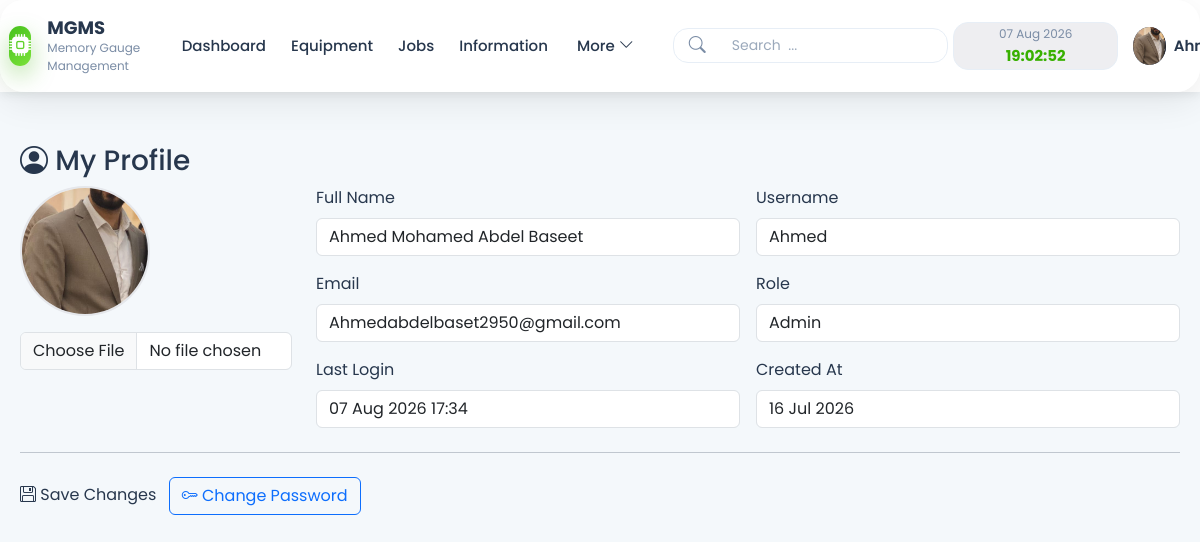
The page /users/profile (signed in) on the database its author committed.
### app/models/user.py (models this page shows, shortened)
class User(UserMixin, db.Model):
    __tablename__ = "users"
    id = db.Column(db.Integer, primary_key=True)
    username = db.Column(db.String(50), unique=True, nullable=False)
    full_name = db.Column(db.String(100), nullable=False)
    email = db.Column(db.String(120), unique=True, nullable=False)
    password_hash = db.Column(db.String(255), nullable=False)
    role = db.Column(
        db.String(20),
        nullable=False,
        default="user"
    )
    is_active = db.Column(
        db.Boolean,
        default=True
    )
    profile_image = db.Column(
        db.String(255),
        default="default.png"
    )
    last_login = db.Column(
        db.DateTime
    )
    created_at = db.Column(
        db.DateTime,
        default=datetime.utcnow
    )

### app/users/routes.py (the view, shortened to what this page needs)
@users_bp.route("/profile", methods=["GET", "POST"])
@login_required
def profile():
    form = ProfileForm()
    if request.method == "GET":
        form.full_name.data = current_user.full_name
        form.email.data = current_user.email
    return render_template(
        "users/profile.html",
        form=form
    )

### app/users/forms.py
class ProfileForm(FlaskForm):
    full_name = StringField(
        "Full Name",
        validators=[
            DataRequired(),
            Length(max=100)
        ]
    )
    email = StringField(
        "Email",
        validators=[
            DataRequired(),
            Email(),
            Length(max=120)
        ]
    )
    profile_image = FileField(
        "Profile Image",
        validators=[
            Optional(),
            FileAllowed(
                ["jpg", "jpeg", "png", "webp"],
                "Images only!"
            )
        ]
    )
    submit = SubmitField("Save Changes")

### app/templates/users/profile.html (shortened to what this page needs)
{% extends "base.html" %}
{% block css %}
<link rel="stylesheet"
      href="{{ url_for('static', filename='css/users.css') }}">
{% endblock %}
{% block content %}
<div class="users-page">
    <section class="equipment-section">
        <div class="section-header">
            <h3>
                <i class="bi bi-person-circle"></i>
                My Profile
            </h3>
        </div>
        <form
            method="POST"
            enctype="multipart/form-data">
            <div class="row g-4">
                <div class="col-lg-3 text-center">
                    {% if current_user.profile_image != "default.png" %}
                    <img
                        class="user-avatar"
                        style="width:130px;height:130px;"
                        src="{{ url_for('static',
                        filename='uploads/profiles/' ~ current_user.profile_image) }}">
                    {% else %}
                    <div
                        class="avatar-circle mx-auto"
                        style="width:130px;height:130px;font-size:48px;">
                        {{ current_user.full_name[0]|upper }}
                    </div>
                    {% endif %}
                    <div class="mt-3">
                        {{ form.profile_image(class="form-control") }}
                    </div>
                </div>
                <div class="col-lg-9">
                    <div class="row g-3">
                        <div class="col-md-6">
                            {{ form.full_name.label(class="form-label") }}
                            {{ form.full_name(class="form-control") }}
                        </div>
                        <div class="col-md-6">
                            <label class="form-label">
                                Username
                            </label>
                            <input
                                class="form-control"
                                value="{{ current_user.username }}"
                                readonly>
                        </div>
                        <div class="col-md-6">
                            {{ form.email.label(class="form-label") }}
                            {{ form.email(class="form-control") }}
                        </div>
                        <div class="col-md-6">
                            <label class="form-label">
                                Role
                            </label>
                            <input
                                class="form-control"
                                value="{{ current_user.role|capitalize }}"
                                readonly>
                        </div>
                        <div class="col-md-6">
                            <label class="form-label">
                                Last Login
                            </label>
                            <input
                                class="form-control"
                                value="{% if current_user.last_login %}{{ current_user.last_login.strftime('%d %b %Y %H:%M') }}{% endif %}"
                                readonly>
                        </div>
                        <div class="col-md-6">
                            <label class="form-label">
                                Created At
                            </label>
                            <input
                                class="form-control"
                                value="{{ current_user.created_at.strftime('%d %b %Y') }}"
                                readonly>
                        </div>
                    </div>
                </div>
            </div>
            <hr class="my-4">
            <button
                class="green-btn">
                <i class="bi bi-floppy"></i>
                Save Changes
            </button>
            <a
                href="{{ url_for('users.change_password') }}"
                class="btn btn-outline-primary ms-2">
                <i class="bi bi-key"></i>
                Change Password
            </a>
        </form>
    </section>
</div>
{% endblock %}

### app/templates/base.html (shortened to what this page needs)
<!DOCTYPE html>
<html lang="en">
<head>
    <link href="https://cdn.jsdelivr.net/npm/bootstrap@5.3.7/dist/css/bootstrap.min.css"
          rel="stylesheet">
    <link rel="stylesheet"
          href="https://cdn.jsdelivr.net/npm/bootstrap-icons@1.13.1/font/bootstrap-icons.min.css">
    <link rel="stylesheet"
          href="{{ url_for('static', filename='css/output.css') }}">
    <link rel="stylesheet"
          href="{{ url_for('static', filename='css/style.css') }}">
    {% block css %}
    {% endblock %}
</head>
<body
    class="{% if current_user.role == 'admin' %}admin-user{% endif %}"
    data-role="{{ current_user.role }}">
{% if current_user.is_authenticated %}
              <div style="background:red;color:white;padding:10px;">
                 </div>
<header class="top-navbar">
    <div class="navbar-container flex items-center justify-between px-6 py-3">
        <div class="logo-section flex items-center gap-3">
            <div class="logo-icon text-2xl text-green-600"><i class="bi bi-cpu-fill"></i></div>
            <div>
                <h3 class="font-bold text-lg leading-tight">MGMS</h3>
                <span class="text-[10px] text-gray-500 uppercase font-semibold">Memory Gauge Management</span>
            </div>
        </div>
<nav class="main-menu flex items-center gap-6">
    <a href="{{ url_for('dashboard.dashboard') }}"
       class="nav-item {% if request.endpoint == 'dashboard.dashboard' %}active{% endif %}">
        Dashboard
    </a>
    <a href="{{ url_for('equipment.equipment') }}"
       class="nav-item {% if request.endpoint == 'equipment.equipment' %}active{% endif %}">
        Equipment
    </a>
    <a href="{{ url_for('jobs.index') }}"
       class="nav-item {% if request.endpoint == 'jobs.index' %}active{% endif %}">
        Jobs
    </a>
    <a href="{{ url_for('information.index') }}"
       class="nav-item {% if request.endpoint == 'information.index' %}active{% endif %}">
        Information
    </a>
    <div class="more-menu relative group">
        <button class="more-btn nav-item flex items-center gap-1">
            More
            <i class="bi bi-chevron-down"></i>
        </button>
    </div>
</nav>
        <div class="navbar-right flex items-center gap-6">
    <div class="search-box position-relative">
        <i class="bi bi-search search-icon"></i>
        <input
            type="text"
            id="globalSearch"
            class="search-input"
            placeholder="Search  ...">
    </div>
            <div class="datetime-box text-xs text-gray-500 text-right">
                <div id="liveDate">15 Jul 2026</div>
                <div id="liveTime" class="font-bold text-green-600">10:45:25 AM</div>
            </div>
            <div class="user-menu relative group">
                <button class="user-btn flex items-center gap-2">
                   {% if current_user.profile_image != "default.png" %}
<img
    src="{{ url_for('static', filename='uploads/profiles/' ~ current_user.profile_image) }}"
    class="avatar">
{% else %}
<div class="avatar">
    {{ current_user.full_name[0]|upper }}
</div>
{% endif %}
                    <span class="user-name">
    {{ current_user.full_name.split()[0] }}
</span>
                </button>
            </div>
        </div>
    </div>
</header>
{% endif %}
<main class="{% if current_user.is_authenticated %}main-content{% endif %}">
    {% block content %}
    {% endblock %}
</main>
</body>
</html>

### app/static/css/style.css (style rules this page uses)
* { margin:0; padding:0; box-sizing:border-box; }
body { font-family:'Poppins',sans-serif; background:#07111F; color:white; }
:root { --primary:#38B000; --primary-dark:#2D8A00; --secondary:#2E7D32; --white:#FFFFFF; --bg:#F4F8FB; --text:#27374D; --text-light:#7A8CA5; --border:#E7EEF6; --glass:rgba(255,255,255,.72); --shadow: 0 12px 35px rgba(0,0,0,.08); --radius:18px; }
html { scroll-behavior:smooth; }
body { font-family:"Poppins",sans-serif; background:var(--bg); color:var(--text); overflow-x:hidden; }
.main-content { width:100%; padding:15px 20px; padding-top: 100px; }
.top-navbar { position: fixed; top: 0; left: 0; width: 100%; z-index: 1030; background: #fff; box-shadow: 0 2px 10px rgba(0,0,0,.08); }
.navbar-container { display:flex; align-items:center; justify-content:space-between; gap:25px; padding:12px 8px; background:rgba(255,255,255,.78); backdrop-filter:blur(20px); border-radius:24px; border:1px solid rgba(255,255,255,.6); box-shadow:0 10px 35px rgba(0,0,0,.08); }
.logo-section { display:flex; align-items:center; gap:15px; }
.logo-icon { width:40px; height:40px; border-radius:18px; background:linear-gradient( 135deg, #46C11B, #7BE23A ); display:flex; align-items:center; justify-content:center; color:white; font-size:22px; box-shadow: 0 10px 25px rgba(56,176,0,.35); }
.logo-section h3 { margin:0; font-size:18px; font-weight:700; }
.logo-section span { display:block; font-size:12px; color:var(--text-light); }
.main-menu { display:flex; align-items:center; justify-content:center; flex:1; gap:5px; white-space:nowrap; }
.main-menu a { text-decoration:none; color:var(--text); font-size:15px; font-weight:500; padding:8px 10px; border-radius:12px; transition:.30s; }
.navbar-right { display:flex; align-items:center; gap:5px; margin-right:30px; }
.search-box { width:200px; height:35px; display:flex; align-items:center; gap:12px; padding:0 18px; background:white; border:1px solid var(--border); border-radius:15px; transition:.30s; }
.search-box i { color:var(--text-light); font-size:17px; }
.search-box input { flex:1; border:none; outline:none; background:none; font-size:14px; color:var(--text); }
.search-box input::placeholder { color:#9BA9BB; }
.datetime-box { min-width:165px; text-align:center; padding:2px; border-radius:15px; background:rgb(238, 238, 241); border:1px solid var(--border); }
#liveDate { font-size:12px; color:var(--text-light); }
#liveTime { font-size:15px; font-weight:700; color:var(--primary); margin-top:2px; }
.avatar { width:36px; height:36px; border-radius:50%; object-fit:cover; background:#173B68; color:#fff; display:flex; align-items:center; justify-content:center; font-weight:600; overflow:hidden; }
.more-menu { position:relative; }
.more-btn { background:none; border:none; display:flex; align-items:center; gap:6px; font-size:15px; font-weight:500; color:var(--text); cursor:pointer; padding:10px 14px; border-radius:12px; transition:.3s; }
.user-menu { position:relative; }
.user-btn { display:flex; align-items:center; gap:10px; background:none; border:none; cursor:pointer; padding:6px 10px; border-radius:14px; transition:.3s; }
.user-btn span { font-size:15px; font-weight:600; color:var(--text); }
.user-name { max-width:120px; white-space:nowrap; overflow:hidden; text-overflow:ellipsis; font-weight:600; }
.avatar { width:38px; height:38px; border-radius:50%; display:flex; align-items:center; justify-content:center; background:#173B68; color:#fff; font-weight:700; overflow:hidden; object-fit:cover; }
.search-box { position:relative; width:300px; }
.search-input { width:100%; height:42px; padding:0 15px 0 40px; border:1px solid #d9dee7; border-radius:12px; background:#fff; outline:none; }
.search-icon { position:absolute; left:15px; top:50%; transform:translateY(-50%); color:#888; }

### app/static/css/users.css (style rules this page uses)
.users-page { display:flex; flex-direction:column; gap:24px; }
.user-avatar { width:44px; height:44px; border-radius:50%; object-fit:cover; border:2px solid #e5e7eb; }
.section-header { display:flex; justify-content:space-between; align-items:center; gap:20px; flex-wrap:wrap; }

### rows shown on the page
User: profile_image (picture), full_name "Ahm…", full_name "Ahmed Mohamed Abdel Baseet", username "Ahmed", email "Ahmedabdelbaset2950@gmail.com", role "Admin", last_login "07 Aug 2026 17:34", created_at "16 Jul 2026"
